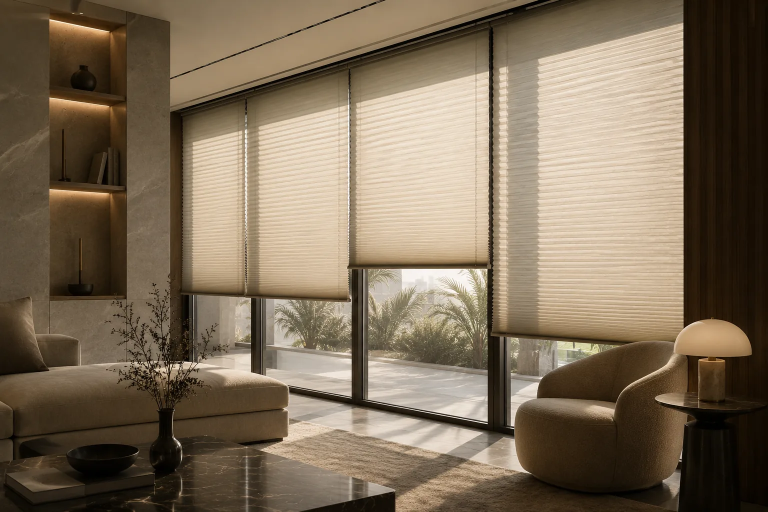
#> input picture assets/blinds-room.webp, 1536 x 1024 px, given in place of curtains-master.png, which was not available (shown at 1/2 size)
$ python prepare_generated_category_assets.py ../assets out
#> lines starting #> are read from the running program, lines starting #| are printed output that depends on the picture
"""Prepare generated category photography for responsive web layouts."""

from __future__ import annotations

import argparse
from dataclasses import dataclass
from pathlib import Path

from PIL import Image, ImageEnhance, ImageOps


@dataclass(frozen=True)
class Category:
    source: str
    output: str
    card_centering: tuple[float, float] = (0.5, 0.5)
    detail_centering: tuple[float, float] = (0.5, 0.5)


CATEGORIES = (
    Category("curtains-master.png", "curtains-luxe", (0.5, 0.52), (0.5, 0.52)),
    Category("venetian-blinds-master.png", "venetian-blinds", (0.56, 0.5), (0.54, 0.5)),
    Category("upholstery-sofa-master.png", "upholstery-sofa", (0.5, 0.55), (0.5, 0.56)),
)


def prepare(
    source: Image.Image,
    size: tuple[int, int],
    centering: tuple[float, float],
) -> Image.Image:
    image = ImageOps.fit(
        source.convert("RGB"),
        size,
        method=Image.Resampling.LANCZOS,
        centering=centering,
    )
    image = ImageEnhance.Contrast(image).enhance(1.02)
    image = ImageEnhance.Color(image).enhance(1.015)
    return ImageEnhance.Sharpness(image).enhance(1.05)


def main() -> None:
    parser = argparse.ArgumentParser()
    parser.add_argument("source_dir", type=Path)
    parser.add_argument("output_dir", type=Path)
    args = parser.parse_args()
    args.output_dir.mkdir(parents=True, exist_ok=True)

    exports = (
        ("card", (1000, 1400), "card_centering", 80),
        ("detail", (1600, 1100), "detail_centering", 82),
    )

    for category in CATEGORIES:
        with Image.open(args.source_dir / category.source) as source:
#> source is the input picture: PIL image 1536x1024 RGB; mean R, G, B 124.8, 108.8, 87.9
            for suffix, size, centering_name, quality in exports:
                image = prepare(source, size, getattr(category, centering_name))
                destination = args.output_dir / f"{category.output}-{suffix}.webp"
                image.save(destination, "WEBP", quality=quality, method=6)
                print(
                    f"{destination.name:38} {image.width}x{image.height} "
                    f"{destination.stat().st_size / 1024:7.1f} KB"
                )
#> this loop made 2 passes
#> pass 1, in prepare, `image = ImageOps.fit( source.convert("RGB"), size, method=Image.Resamp..`:
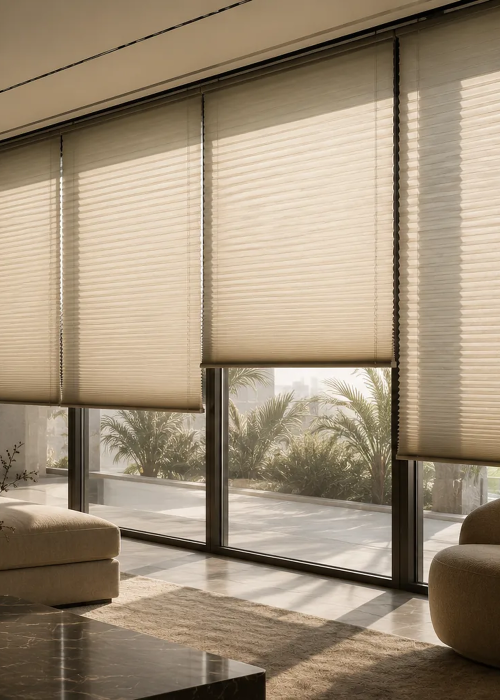
#> image: PIL image 1000x1400 RGB (shown at 1/2 size); mean R, G, B 158.4, 142.1, 119.7
#> after the loop:
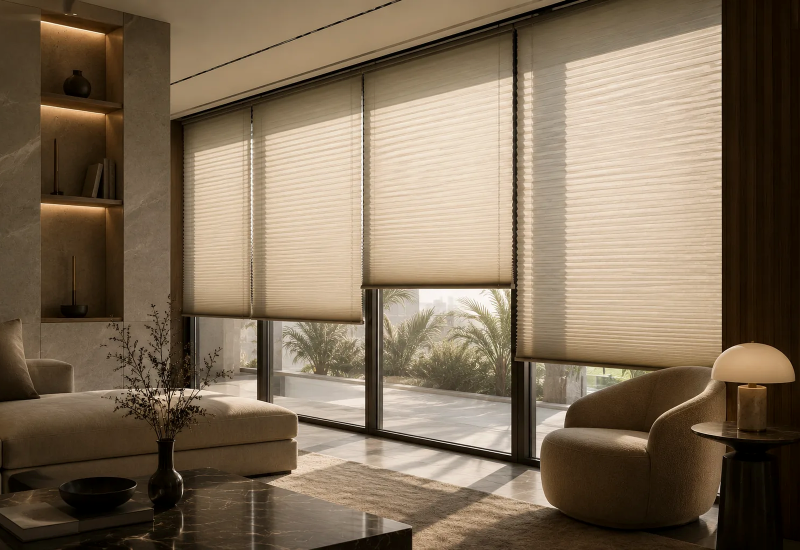
#> image: PIL image 1600x1100 RGB (shown at 1/2 size); mean R, G, B 126.8, 109.3, 87.8
#> pass 2 of the loop in main, `for category in CATEGORIES:`:
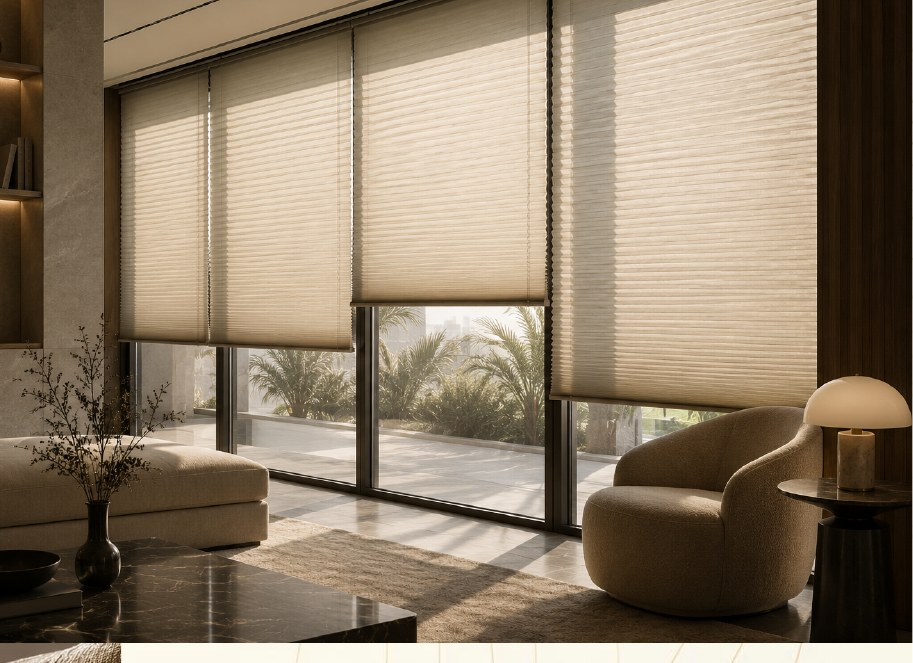
#> input picture assets/blinds.jpg, 913 x 663 px, given in place of venetian-blinds-master.png, which was not available
#> in main, source is the input picture: PIL image 913x663 RGB; mean R, G, B 139.4, 123.3, 102.9
#> the loop in main, `for suffix, size, centering_name, quality in exports:` made 2 passes
#| venetian-blinds-card.webp              1000x1400   101.6 KB
#| venetian-blinds-detail.webp            1600x1100   146.6 KB
#> pass 1, in prepare (call 3), `image = ImageOps.fit( source.convert("RGB"), size, method=Image.Resamp..`:
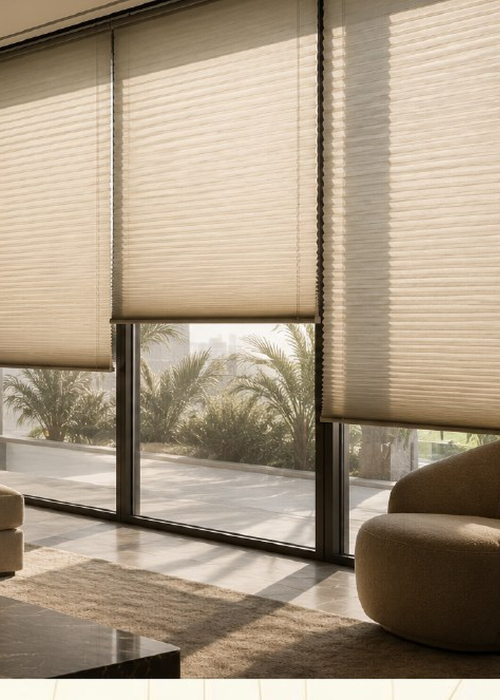
#> image: PIL image 1000x1400 RGB (shown at 1/2 size); mean R, G, B 168.4, 152.5, 131.4
#> after the loop in main, `for suffix, size, centering_name, quality in exports:`:
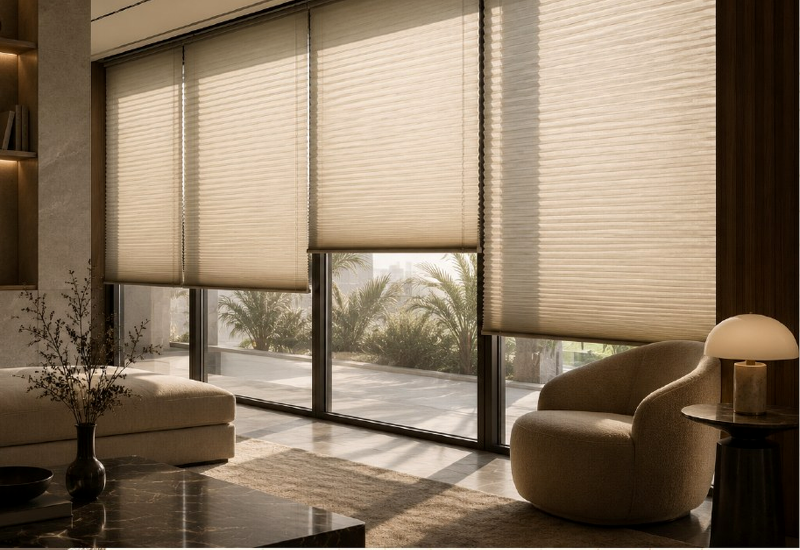
#> image: PIL image 1600x1100 RGB (shown at 1/2 size); mean R, G, B 136.3, 118.7, 97.9


if __name__ == "__main__":
    main()
